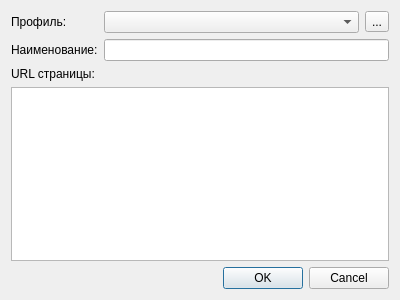
<?xml version="1.0" encoding="UTF-8"?>
<ui version="4.0">
 <class>DialogMplItem</class>
 <widget class="QDialog" name="DialogMplItem">
  <property name="geometry">
   <rect>
    <x>0</x>
    <y>0</y>
    <width>400</width>
    <height>300</height>
   </rect>
  </property>
  <property name="windowTitle">
   <string>Dialog</string>
  </property>
  <layout class="QGridLayout" name="gridLayout_2">
   <item row="2" column="0">
    <widget class="QDialogButtonBox" name="buttonBox">
     <property name="orientation">
      <enum>Qt::Horizontal</enum>
     </property>
     <property name="standardButtons">
      <set>QDialogButtonBox::Cancel|QDialogButtonBox::Ok</set>
     </property>
    </widget>
   </item>
   <item row="0" column="0">
    <layout class="QGridLayout" name="gridLayout">
     <item row="0" column="1">
      <layout class="QHBoxLayout" name="horizontalLayout">
       <item>
        <widget class="QComboBox" name="cmbMozillaProfile"/>
       </item>
       <item>
        <widget class="QToolButton" name="btnResetProfiles">
         <property name="toolTip">
          <string>Перезаполнить список</string>
         </property>
         <property name="text">
          <string>...</string>
         </property>
         <property name="icon">
          <iconset resource="resurses.qrc">
           <normaloff>:/img/update.png</normaloff>:/img/update.png</iconset>
         </property>
        </widget>
       </item>
      </layout>
     </item>
     <item row="1" column="1">
      <widget class="QLineEdit" name="txtProfileName"/>
     </item>
     <item row="0" column="0">
      <widget class="QLabel" name="label">
       <property name="text">
        <string>Профиль:</string>
       </property>
      </widget>
     </item>
     <item row="1" column="0">
      <widget class="QLabel" name="label_2">
       <property name="text">
        <string>Наименование:</string>
       </property>
      </widget>
     </item>
     <item row="2" column="0">
      <widget class="QLabel" name="label_3">
       <property name="text">
        <string>URL страницы:</string>
       </property>
      </widget>
     </item>
    </layout>
   </item>
   <item row="1" column="0">
    <widget class="QTextEdit" name="txtMplItemUrl"/>
   </item>
  </layout>
 </widget>
 <resources>
  <include location="resurses.qrc"/>
 </resources>
 <connections>
  <connection>
   <sender>buttonBox</sender>
   <signal>accepted()</signal>
   <receiver>DialogMplItem</receiver>
   <slot>accept()</slot>
   <hints>
    <hint type="sourcelabel">
     <x>248</x>
     <y>254</y>
    </hint>
    <hint type="destinationlabel">
     <x>157</x>
     <y>274</y>
    </hint>
   </hints>
  </connection>
  <connection>
   <sender>buttonBox</sender>
   <signal>rejected()</signal>
   <receiver>DialogMplItem</receiver>
   <slot>reject()</slot>
   <hints>
    <hint type="sourcelabel">
     <x>316</x>
     <y>260</y>
    </hint>
    <hint type="destinationlabel">
     <x>286</x>
     <y>274</y>
    </hint>
   </hints>
  </connection>
 </connections>
</ui>
